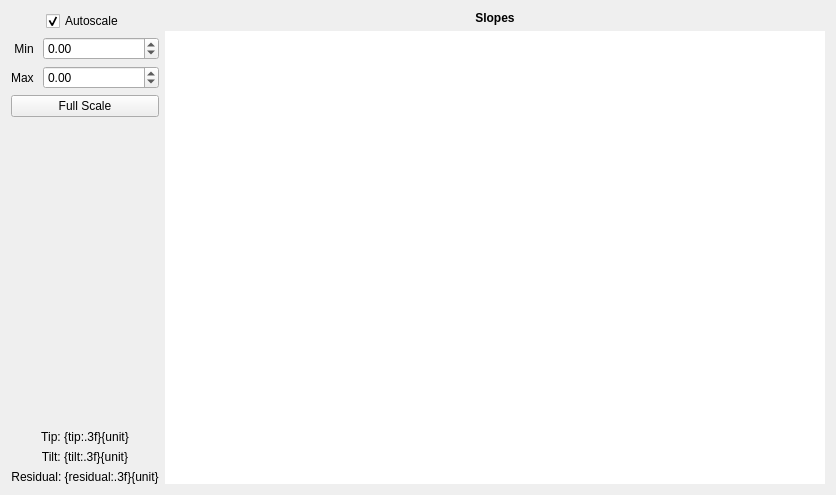
<?xml version="1.0" encoding="UTF-8"?>
<ui version="4.0">
 <class>SlopesWidget</class>
 <widget class="QWidget" name="SlopesWidget">
  <property name="geometry">
   <rect>
    <x>0</x>
    <y>0</y>
    <width>836</width>
    <height>495</height>
   </rect>
  </property>
  <property name="windowTitle">
   <string>Slopes - KalAO</string>
  </property>
  <layout class="QGridLayout" name="gridLayout" columnstretch="0,1">
   <item row="0" column="1">
    <widget class="QLabel" name="title_label">
     <property name="font">
      <font>
       <bold>true</bold>
      </font>
     </property>
     <property name="text">
      <string>Slopes</string>
     </property>
     <property name="alignment">
      <set>Qt::AlignCenter</set>
     </property>
    </widget>
   </item>
   <item row="0" column="0" rowspan="2">
    <layout class="QVBoxLayout" name="side_layout">
     <item>
      <layout class="QGridLayout" name="scale_layout" columnstretch="0,1">
       <item row="1" column="0">
        <widget class="QLabel" name="min_label">
         <property name="text">
          <string>Min </string>
         </property>
         <property name="alignment">
          <set>Qt::AlignRight|Qt::AlignTrailing|Qt::AlignVCenter</set>
         </property>
        </widget>
       </item>
       <item row="0" column="0" colspan="2" alignment="Qt::AlignHCenter">
        <widget class="QCheckBox" name="autoscale_checkbox">
         <property name="text">
          <string>Autoscale</string>
         </property>
         <property name="checked">
          <bool>true</bool>
         </property>
        </widget>
       </item>
       <item row="3" column="0" colspan="2">
        <widget class="QPushButton" name="fullscale_button">
         <property name="text">
          <string>Full Scale</string>
         </property>
        </widget>
       </item>
       <item row="2" column="0">
        <widget class="QLabel" name="max_label">
         <property name="text">
          <string>Max </string>
         </property>
         <property name="alignment">
          <set>Qt::AlignRight|Qt::AlignTrailing|Qt::AlignVCenter</set>
         </property>
        </widget>
       </item>
       <item row="1" column="1">
        <widget class="KScaledDoubleSpinbox" name="min_spinbox">
         <property name="keyboardTracking">
          <bool>false</bool>
         </property>
         <property name="decimals">
          <number>2</number>
         </property>
         <property name="minimum">
          <double>-99.000000000000000</double>
         </property>
         <property name="maximum">
          <double>99.000000000000000</double>
         </property>
         <property name="singleStep">
          <double>0.100000000000000</double>
         </property>
        </widget>
       </item>
       <item row="2" column="1">
        <widget class="KScaledDoubleSpinbox" name="max_spinbox">
         <property name="keyboardTracking">
          <bool>false</bool>
         </property>
         <property name="decimals">
          <number>2</number>
         </property>
         <property name="minimum">
          <double>-99.000000000000000</double>
         </property>
         <property name="maximum">
          <double>99.000000000000000</double>
         </property>
         <property name="singleStep">
          <double>0.100000000000000</double>
         </property>
        </widget>
       </item>
       <item row="4" column="0" colspan="2">
        <widget class="QLabel" name="saturation_label">
         <property name="styleSheet">
          <string notr="true">color: #ed1515;</string>
         </property>
         <property name="text">
          <string/>
         </property>
         <property name="alignment">
          <set>Qt::AlignCenter</set>
         </property>
        </widget>
       </item>
      </layout>
     </item>
     <item>
      <spacer name="verticalSpacer">
       <property name="orientation">
        <enum>Qt::Vertical</enum>
       </property>
       <property name="sizeHint" stdset="0">
        <size>
         <width>20</width>
         <height>40</height>
        </size>
       </property>
      </spacer>
     </item>
     <item>
      <widget class="KLabel" name="tip_label">
       <property name="text">
        <string>Tip: {tip:.3f}{unit}</string>
       </property>
       <property name="alignment">
        <set>Qt::AlignCenter</set>
       </property>
      </widget>
     </item>
     <item>
      <widget class="KLabel" name="tilt_label">
       <property name="text">
        <string>Tilt: {tilt:.3f}{unit}</string>
       </property>
       <property name="alignment">
        <set>Qt::AlignCenter</set>
       </property>
      </widget>
     </item>
     <item>
      <widget class="KLabel" name="residual_label">
       <property name="text">
        <string>Residual: {residual:.3f}{unit}</string>
       </property>
       <property name="alignment">
        <set>Qt::AlignCenter</set>
       </property>
      </widget>
     </item>
    </layout>
   </item>
   <item row="1" column="1">
    <widget class="KGraphicsView" name="slopes_view">
     <property name="enabled">
      <bool>true</bool>
     </property>
     <property name="frameShape">
      <enum>QFrame::NoFrame</enum>
     </property>
     <property name="verticalScrollBarPolicy">
      <enum>Qt::ScrollBarAlwaysOff</enum>
     </property>
     <property name="horizontalScrollBarPolicy">
      <enum>Qt::ScrollBarAlwaysOff</enum>
     </property>
     <property name="sizeAdjustPolicy">
      <enum>QAbstractScrollArea::AdjustToContents</enum>
     </property>
    </widget>
   </item>
  </layout>
 </widget>
 <customwidgets>
  <customwidget>
   <class>KGraphicsView</class>
   <extends>QGraphicsView</extends>
   <header>kalao</header>
  </customwidget>
  <customwidget>
   <class>KScaledDoubleSpinbox</class>
   <extends>QDoubleSpinBox</extends>
   <header>kalao</header>
  </customwidget>
  <customwidget>
   <class>KLabel</class>
   <extends>QLabel</extends>
   <header>kalao</header>
  </customwidget>
 </customwidgets>
 <resources/>
 <connections/>
</ui>
